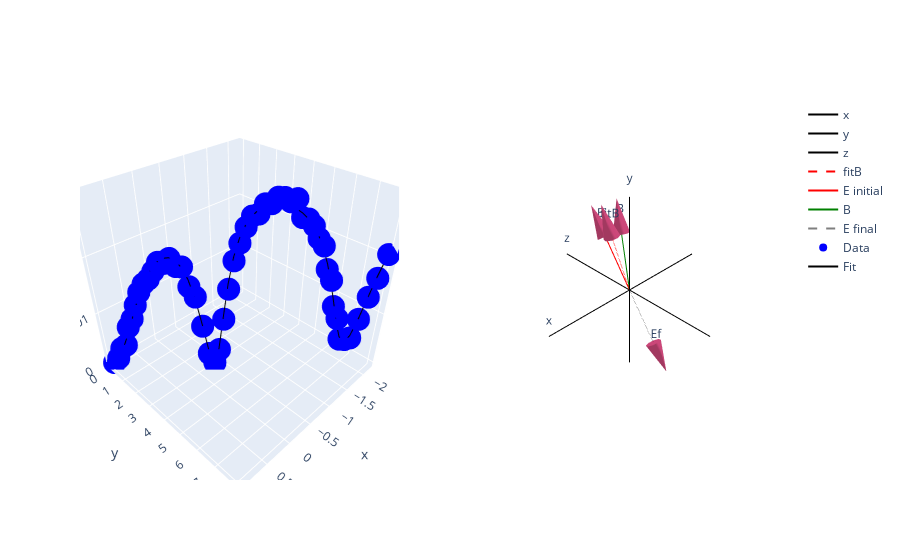

Write notebook code for a chart like this one.
### Markdown cell above
Lets increase the number of free parameters to see how well the B fit still works

### Code cell
# Generate Actual data
from ion_model import PolarVector, unwrap_angle, Yb171, GenerateTestData, FitFreeParams, calculate_171_pop, calc_171_pop_using_vectors
from plotly_wrapper import VectorPlot, Subplots, go
import matplotlib.pyplot as plt
import numpy as np
from pprint import pprint
from random import random

vp = VectorPlot()

# Define the true vectors and parameters of the experiment (used to generate test data)
E = PolarVector(1, np.pi/2, np.arccos(1/np.sqrt(3)))
random_theta, random_phi = (random()*2-1) * np.pi/2, (random()*2-1) * np.pi/2 
B = PolarVector(1, random_theta, random_phi)
yb171 = Yb171()
# define the True parameters for a polarisation sweep
thetaBE935 = yb171.optimal_thetaBE
# define other constants
s935 = 1                            # At saturation
zeeman = 0.5 * yb171.Gamma_2P12     # half of the linewidth of the 2S1/2 <-> 2P1/2 transition
detuning370 = 0.5 * yb171.Gamma_2P12   # Detuning from excited state by half of the linewidth of the 2S1/2 <-> 2P1/2 transition
detuning935 = 0.0

# Sweep E polarisation and saturation parameter
s370 = np.linspace(0, 8, 51)

# Polarisation is swept using the E PolarVector
num_steps = 50
# angle per step
angle_step = -np.pi/(num_steps)
# Define all the E vectors (magnitude is going up linearly to mimick saturation sweep)
allE = {f"E{i}": PolarVector((i+1)/num_steps, E.theta, E.phi + angle_step * i) for i in range(num_steps + 1)}
# Calculate thetaBE for each of the E vectors
thetaBE370 = np.array([B.calculate_angle_between(Evec) for Evec in allE.values()])
# Get the change in phi
allPhi = [vec.phi for vec in allE.values()]

# Unwrap thetaBE370 array because theta is always pos, but it should go pos to negative
# thetaBE370 = unwrap_angle(thetaBE370)
# Prepare an arc using the x, y, z values of the E vectors
draw_vec_line = np.array([E.v[:, 1] for E in allE.values()])
# Break them out seperately
x, y, z = draw_vec_line[:, 0], draw_vec_line[:, 1], draw_vec_line[:, 2]
# Add the arc to the vector plot

# Calculate the test data
TestData = GenerateTestData(detuning370=detuning370, 
                            s_370=s370, 
                            s_935=s935, 
                            zeeman=zeeman, 
                            thetaBE370=thetaBE370, 
                            thetaBE935=thetaBE935, 
                            make_mesh=False)

# Randomise test data
TestData.randomise(0.0007**2)

# This cell only works with the previous one run
# Using our knowledge of E and s
E_array = np.array([E.pv for E in allE.values()])
Er, Etheta, Ephi = np.zeros(E_array.shape[0])+1, E_array[:, 1][:, 0], E_array[:, 2][:, 0]

# Constraining all variables except Btheta, Bphi
x = (np.array([1]*len(s370)), Er, Etheta, Ephi, s370, np.array([detuning370]*len(s370)), np.array([s935]*len(s370)), np.array([thetaBE935]*len(s370)))

x_var_names = ("Br", "Er", "Etheta", "Ephi", "s_370", "detuning370", "s_935", "thetaBE935")

# Prepare fitting tool
fitting_tool = FitFreeParams(x, TestData.excited_pop_171, x_var_names, calc_171_pop_using_vectors,
                             all_variables=("Er", "Etheta", "Ephi","s_370", "Br", "Btheta", "Bphi", "detuning370", "detuning935", "s_935", "zeeman", "thetaBE935"))

print(fitting_tool.free_params)

# initial guess
p0 = np.array([0, 0, -5*10e6 * 2 * np.pi, 0.3 * yb171.Gamma_2P12])
# Bounds (assuming B vector is pointing in the +z ish direction. Symmetry means it can be + or - x)
bounds = ((-np.pi/2, -np.pi/2, -np.inf, -np.inf), 
          (np.pi/2, np.pi/2, np.inf, np.inf))

# Prepare residuals
residual_ss = 100000
# Residual limit where it stops
res_limit = 1e-4
# Number of itterations if residual limit isn't met initially
itterations = 20
# Initilise itterations
itter = 0

while itter < itterations:
    # Constraining other variables to fix them. Using bounds by setting min max to the actual value
    popt, pcov = fitting_tool.fit(p0=p0, 
                                bounds=bounds)

    fit_pop = fitting_tool.fit_func(x, *popt)
    residual_ss = np.sum((TestData.excited_pop_171 - fit_pop)**2)
    if residual_ss > res_limit:
        # Change to different quadrant
        p0[:2] = (p0[:2] + (itter % 2 - 1)*np.array([np.pi/4, np.pi/4])) % np.pi/2
    else:
        break
    itter += 1
    if itter == itterations:
        print("Itterations exceeded maximum. Use different initial condition")

# Use fitted parameters to re-generate B
found_B = PolarVector(1, popt[0], popt[1])
# Plot
vp.add_vector({"fitB": found_B}, {"line": {"color": "red", "dash": "dash"}, "text": ["", "fitB"]})

# Print results
true = np.array([B.theta, B.phi, detuning370, zeeman])
diff = np.abs(np.abs(true) - np.abs(popt))
print("True")
pprint({name: value for name, value in zip(fitting_tool.free_params, true)})
print("Fit")
pprint({name: value for name, value in zip(fitting_tool.free_params, popt)})
print("Difference")
pprint({name: value for name, value in zip(fitting_tool.free_params, diff)})
# print(popt)


# Put test data and curve-fit into graph object
surface_go = [go.Scatter3d(x=allPhi, y=TestData.mesh_171.s0_370, z=TestData.excited_pop_171, mode='markers', marker={"color": "blue"}, name="Data")]
surface_go.append(go.Scatter3d(x=allPhi, y=s370, z=fit_pop, mode='lines', line={"color": "black"}, name="Fit"))

# Add vectors
vp.add_vector({"E initial": E}, {"line": {"color": "red"}, "text": ["", "Ei"]})
vp.add_vector({"B": B}, {"line": {"color": "green"}, "text": ["", "B"]})
vp.add_vector({"E final": allE[f"E{num_steps}"]}, {"line": {"color": "rgba(0, 0, 0, 0.5)", "dash": "dash"}, "text": ["", "Ef"]})

# rotate vector plot
vp.align_vectors_with_experiment()
# prepare plot
vp.prepare_plot()

# use graph objects in vector plot in subplots class. Defining subplots
sub = Subplots(rows=1, cols=2, specs=[[{'type': 'scene'}, {'type': 'scene'}]])
# update subplots with graph objects
sub.update_subplot(1, 2, vp.graph_objects,
                   update_scenes_kwargs=dict(xaxis_visible=False, yaxis_visible=False, zaxis_visible=False))
sub.update_subplot(1, 1, surface_go, 
                   xaxis_kwargs=dict(title_text="thetaBE"), 
                   yaxis_kwargs=dict(title_text="s370"))

# show subplot
sub.fig.show()

### Figure 1 — Plotly figure (JSON) as saved in the notebook; plotly's stock layout.template omitted (floating-point values rounded to 4 significant figures)
{"data": [{"line": {"color": "black"}, "mode": "lines+text", "name": "x", "scene": "scene2", "text": ["", "x"], "type": "scatter3d", "x": [-1.5, 1.5], "y": [0, -1.837e-16], "z": [0, 1.125e-32]}, {"line": {"color": "black"}, "mode": "lines+text", "name": "y", "scene": "scene2", "text": ["", "y"], "type": "scatter3d", "x": [0, 1.837e-16], "y": [-9.185e-17, -9.185e-17], "z": [-1.5, 1.5]}, {"line": {"color": "black"}, "mode": "lines+text", "name": "z", "scene": "scene2", "text": ["", "z"], "type": "scatter3d", "x": [0, 0], "y": [1.5, -1.5], "z": [-9.185e-17, 9.185e-17]}, {"line": {"color": "red", "dash": "dash"}, "mode": "lines+text", "name": "fitB", "scene": "scene2", "text": ["", "fitB"], "type": "scatter3d", "x": [0, 0.1063], "y": [0, -0.2949], "z": [0, 0.9496]}, {"scene": "scene2", "showscale": false, "sizemode": "absolute", "sizeref": 0.5, "type": "cone", "u": [0.1063], "v": [-0.2949], "w": [0.9496], "x": [0.1063, 0], "y": [-0.2949, 0], "z": [0.9496, 0]}, {"line": {"color": "red"}, "mode": "lines+text", "name": "E initial", "scene": "scene2", "text": ["", "Ei"], "type": "scatter3d", "x": [0, 5e-17], "y": [0, -0.5774], "z": [0, 0.8165]}, {"scene": "scene2", "showscale": false, "sizemode": "absolute", "sizeref": 0.5, "type": "cone", "u": [5e-17], "v": [-0.5774], "w": [0.8165], "x": [5e-17, 0], "y": [-0.5774, 0], "z": [0.8165, 0]}, {"line": {"color": "green"}, "mode": "lines+text", "name": "B", "scene": "scene2", "text": ["", "B"], "type": "scatter3d", "x": [0, -0.1061], "y": [0, -0.2935], "z": [0, 0.95]}, {"scene": "scene2", "showscale": false, "sizemode": "absolute", "sizeref": 0.5, "type": "cone", "u": [-0.1061], "v": [-0.2935], "w": [0.95], "x": [-0.1061, 0], "y": [-0.2935, 0], "z": [0.95, 0]}, {"line": {"color": "rgba(0, 0, 0, 0.5)", "dash": "dash"}, "mode": "lines+text", "name": "E final", "scene": "scene2", "text": ["", "Ef"], "type": "scatter3d", "x": [0, -5.1e-17], "y": [0, 0.5889], "z": [0, -0.8328]}, {"scene": "scene2", "showscale": false, "sizemode": "absolute", "sizeref": 0.5, "type": "cone", "u": [-5.1e-17], "v": [0.5889], "w": [-0.8328], "x": [-5.1e-17, 0], "y": [0.5889, 0], "z": [-0.8328, 0]}, {"marker": {"color": "blue"}, "mode": "markers", "name": "Data", "scene": "scene", "type": "scatter3d", "x": [0.9553, 0.8925, 0.8297, 0.7668, 0.704, 0.6412, 0.5783, 0.5155, 0.4527, 0.3898, 0.327, 0.2642, 0.2013, 0.1385, 0.07567, 0.01284, -0.04999, -0.1128, -0.1757, -0.2385, -0.3013, -0.3642, -0.427, -0.4898, -0.5526, -0.6155, -0.6783, -0.7411, -0.804, -0.8668, -0.9296, -0.9925, -1.055, -1.118, -1.181, -1.244, -1.307, -1.369, -1.432, -1.495, -1.558, -1.621, -1.684, -1.746, -1.809, -1.872, -1.935, -1.998, -2.061, -2.123, -2.186], "y": [0, 0.16, 0.32, 0.48, 0.64, 0.8, 0.96, 1.12, 1.28, 1.44, 1.6, 1.76, 1.92, 2.08, 2.24, 2.4, 2.56, 2.72, 2.88, 3.04, 3.2, 3.36, 3.52, 3.68, 3.84, 4, 4.16, 4.32, 4.48, 4.64, 4.8, 4.96, 5.12, 5.28, 5.44, 5.6, 5.76, 5.92, 6.08, 6.24, 6.4, 6.56, 6.72, 6.88, 7.04, 7.2, 7.36, 7.52, 7.68, 7.84, 8], "z": [-0.0001241, 0.0008681, 0.003028, 0.00373, 0.007449, 0.009104, 0.01174, 0.0141, 0.01561, 0.01643, 0.01778, 0.01931, 0.01912, 0.01993, 0.0186, 0.01852, 0.01511, 0.01324, 0.007651, 0.001933, -0.0001009, 0.002792, 0.009046, 0.01469, 0.01954, 0.02236, 0.02482, 0.02645, 0.02673, 0.02819, 0.0282, 0.02911, 0.02907, 0.02845, 0.02891, 0.02622, 0.02602, 0.025, 0.02309, 0.02192, 0.0181, 0.01623, 0.01149, 0.009182, 0.004983, 0.004907, 0.005243, 0.00902, 0.01322, 0.01659, 0.02056]}, {"line": {"color": "black"}, "mode": "lines", "name": "Fit", "scene": "scene", "type": "scatter3d", "x": [0.9553, 0.8925, 0.8297, 0.7668, 0.704, 0.6412, 0.5783, 0.5155, 0.4527, 0.3898, 0.327, 0.2642, 0.2013, 0.1385, 0.07567, 0.01284, -0.04999, -0.1128, -0.1757, -0.2385, -0.3013, -0.3642, -0.427, -0.4898, -0.5526, -0.6155, -0.6783, -0.7411, -0.804, -0.8668, -0.9296, -0.9925, -1.055, -1.118, -1.181, -1.244, -1.307, -1.369, -1.432, -1.495, -1.558, -1.621, -1.684, -1.746, -1.809, -1.872, -1.935, -1.998, -2.061, -2.123, -2.186], "y": [0, 0.16, 0.32, 0.48, 0.64, 0.8, 0.96, 1.12, 1.28, 1.44, 1.6, 1.76, 1.92, 2.08, 2.24, 2.4, 2.56, 2.72, 2.88, 3.04, 3.2, 3.36, 3.52, 3.68, 3.84, 4, 4.16, 4.32, 4.48, 4.64, 4.8, 4.96, 5.12, 5.28, 5.44, 5.6, 5.76, 5.92, 6.08, 6.24, 6.4, 6.56, 6.72, 6.88, 7.04, 7.2, 7.36, 7.52, 7.68, 7.84, 8], "z": [0, 0.000947, 0.002395, 0.004293, 0.006514, 0.008891, 0.01126, 0.01347, 0.01544, 0.0171, 0.01841, 0.01936, 0.01991, 0.02001, 0.01957, 0.01842, 0.01632, 0.01291, 0.008051, 0.002674, 2.111e-08, 0.002961, 0.009423, 0.01559, 0.0201, 0.02313, 0.02512, 0.02643, 0.02728, 0.02781, 0.0281, 0.02819, 0.02812, 0.02788, 0.02746, 0.02686, 0.02602, 0.0249, 0.02342, 0.02149, 0.01901, 0.01592, 0.01229, 0.008518, 0.005475, 0.004306, 0.005633, 0.008948, 0.01308, 0.01705, 0.02042]}], "layout": {"scene": {"domain": {"x": [0, 0.45], "y": [0, 1]}}, "scene2": {"domain": {"x": [0.55, 1], "y": [0, 1]}, "xaxis": {"visible": false}, "yaxis": {"visible": false}, "zaxis": {"visible": false}}}}
